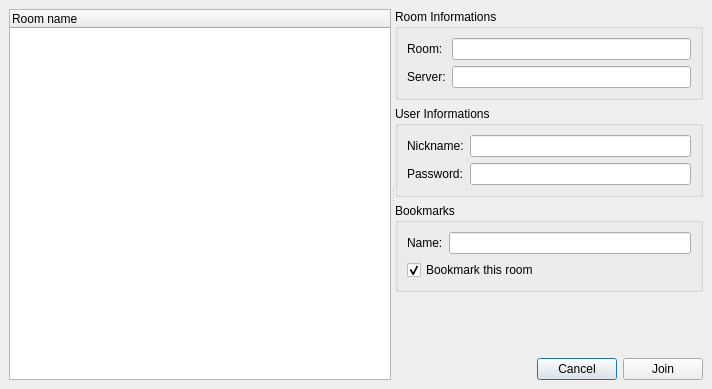
<ui version="4.0" >
 <class>MUCBrowser</class>
 <widget class="QDialog" name="MUCBrowser" >
  <property name="geometry" >
   <rect>
    <x>0</x>
    <y>0</y>
    <width>712</width>
    <height>389</height>
   </rect>
  </property>
  <property name="windowTitle" >
   <string>MUC Browser</string>
  </property>
  <layout class="QGridLayout" >
   <property name="margin" >
    <number>9</number>
   </property>
   <property name="spacing" >
    <number>6</number>
   </property>
   <item row="0" column="0" >
    <widget class="QSplitter" name="splitter" >
     <property name="orientation" >
      <enum>Qt::Horizontal</enum>
     </property>
     <property name="opaqueResize" >
      <bool>false</bool>
     </property>
     <widget class="QTreeWidget" name="groupchats" >
      <column>
       <property name="text" >
        <string>Room name</string>
       </property>
      </column>
     </widget>
     <widget class="QWidget" name="" >
      <layout class="QVBoxLayout" >
       <property name="margin" >
        <number>0</number>
       </property>
       <property name="spacing" >
        <number>6</number>
       </property>
       <item>
        <widget class="QGroupBox" name="groupBox" >
         <property name="title" >
          <string>Room Informations</string>
         </property>
         <layout class="QGridLayout" >
          <property name="margin" >
           <number>9</number>
          </property>
          <property name="spacing" >
           <number>6</number>
          </property>
          <item row="1" column="1" >
           <widget class="QLineEdit" name="server" >
            <property name="text" >
             <string/>
            </property>
           </widget>
          </item>
          <item row="0" column="1" >
           <widget class="QLineEdit" name="room" />
          </item>
          <item row="1" column="0" >
           <widget class="QLabel" name="label_2" >
            <property name="text" >
             <string>Server:</string>
            </property>
           </widget>
          </item>
          <item row="0" column="0" >
           <widget class="QLabel" name="label" >
            <property name="text" >
             <string>Room:</string>
            </property>
           </widget>
          </item>
         </layout>
        </widget>
       </item>
       <item>
        <widget class="QGroupBox" name="groupBox_2" >
         <property name="title" >
          <string>User Informations</string>
         </property>
         <layout class="QGridLayout" >
          <property name="margin" >
           <number>9</number>
          </property>
          <property name="spacing" >
           <number>6</number>
          </property>
          <item row="1" column="1" >
           <widget class="QLineEdit" name="password" >
            <property name="text" >
             <string/>
            </property>
           </widget>
          </item>
          <item row="0" column="1" >
           <widget class="QLineEdit" name="nickname" />
          </item>
          <item row="1" column="0" >
           <widget class="QLabel" name="label_3" >
            <property name="text" >
             <string>Password:</string>
            </property>
           </widget>
          </item>
          <item row="0" column="0" >
           <widget class="QLabel" name="label_4" >
            <property name="text" >
             <string>Nickname:</string>
            </property>
           </widget>
          </item>
         </layout>
        </widget>
       </item>
       <item>
        <widget class="QGroupBox" name="groupBox_3" >
         <property name="title" >
          <string>Bookmarks</string>
         </property>
         <layout class="QGridLayout" >
          <property name="margin" >
           <number>9</number>
          </property>
          <property name="spacing" >
           <number>6</number>
          </property>
          <item row="1" column="0" colspan="2" >
           <widget class="QCheckBox" name="bookmark" >
            <property name="text" >
             <string>Bookmark this room</string>
            </property>
            <property name="checked" >
             <bool>true</bool>
            </property>
           </widget>
          </item>
          <item row="0" column="0" >
           <widget class="QLabel" name="label_6" >
            <property name="text" >
             <string>Name:</string>
            </property>
           </widget>
          </item>
          <item row="0" column="1" >
           <widget class="QLineEdit" name="name" />
          </item>
         </layout>
        </widget>
       </item>
       <item>
        <spacer>
         <property name="orientation" >
          <enum>Qt::Vertical</enum>
         </property>
         <property name="sizeHint" >
          <size>
           <width>20</width>
           <height>20</height>
          </size>
         </property>
        </spacer>
       </item>
       <item>
        <layout class="QHBoxLayout" >
         <property name="margin" >
          <number>0</number>
         </property>
         <property name="spacing" >
          <number>6</number>
         </property>
         <item>
          <spacer>
           <property name="orientation" >
            <enum>Qt::Horizontal</enum>
           </property>
           <property name="sizeHint" >
            <size>
             <width>40</width>
             <height>20</height>
            </size>
           </property>
          </spacer>
         </item>
         <item>
          <widget class="QPushButton" name="pushButton_2" >
           <property name="text" >
            <string>Cancel</string>
           </property>
          </widget>
         </item>
         <item>
          <widget class="QPushButton" name="pushButton" >
           <property name="text" >
            <string>Join</string>
           </property>
          </widget>
         </item>
        </layout>
       </item>
      </layout>
     </widget>
    </widget>
   </item>
  </layout>
 </widget>
 <resources/>
 <connections>
  <connection>
   <sender>pushButton</sender>
   <signal>clicked()</signal>
   <receiver>MUCBrowser</receiver>
   <slot>accept()</slot>
   <hints>
    <hint type="sourcelabel" >
     <x>598</x>
     <y>367</y>
    </hint>
    <hint type="destinationlabel" >
     <x>630</x>
     <y>366</y>
    </hint>
   </hints>
  </connection>
  <connection>
   <sender>pushButton_2</sender>
   <signal>clicked()</signal>
   <receiver>MUCBrowser</receiver>
   <slot>reject()</slot>
   <hints>
    <hint type="sourcelabel" >
     <x>524</x>
     <y>365</y>
    </hint>
    <hint type="destinationlabel" >
     <x>632</x>
     <y>337</y>
    </hint>
   </hints>
  </connection>
 </connections>
</ui>
